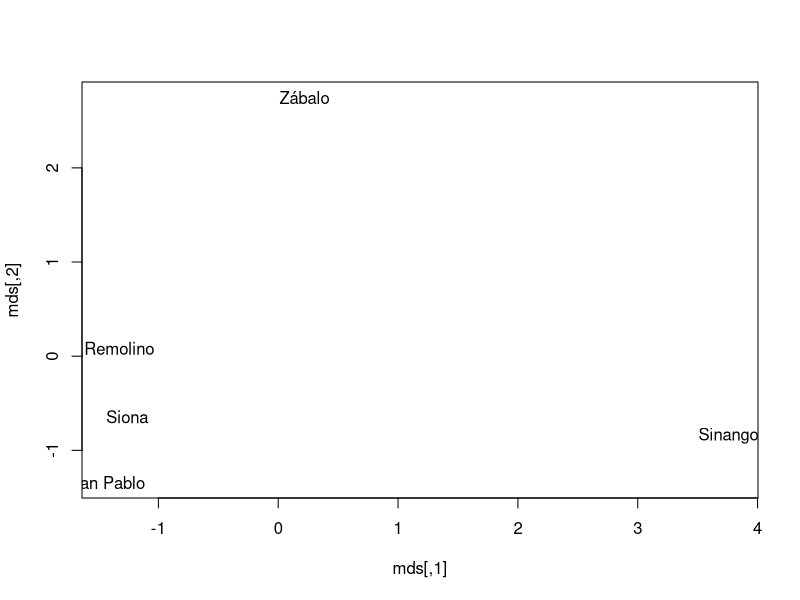
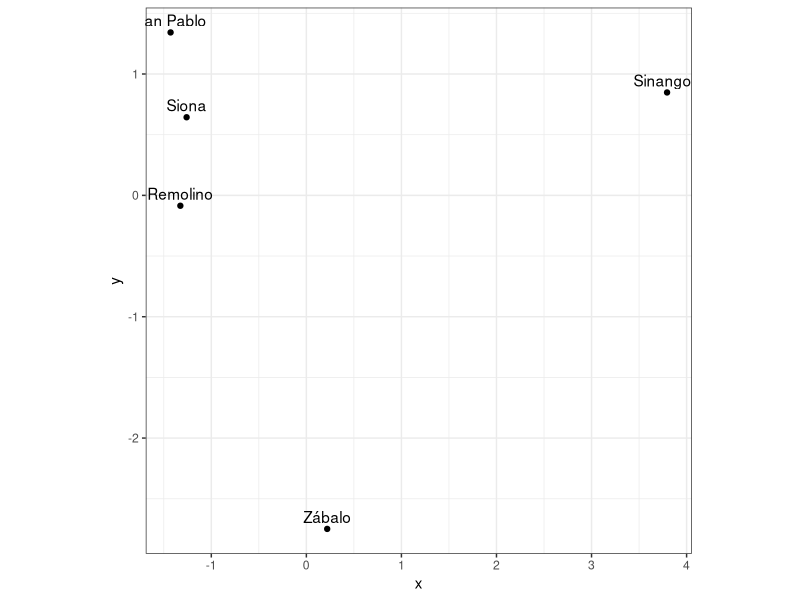
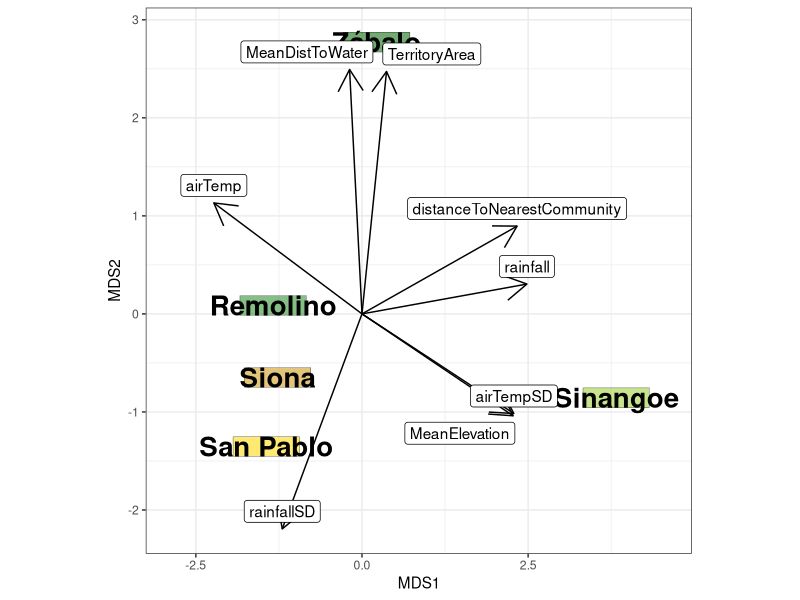
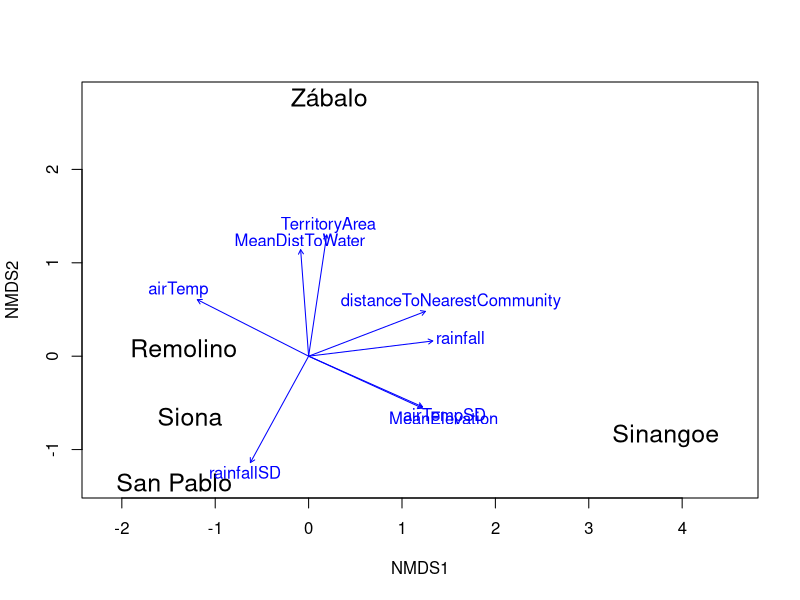
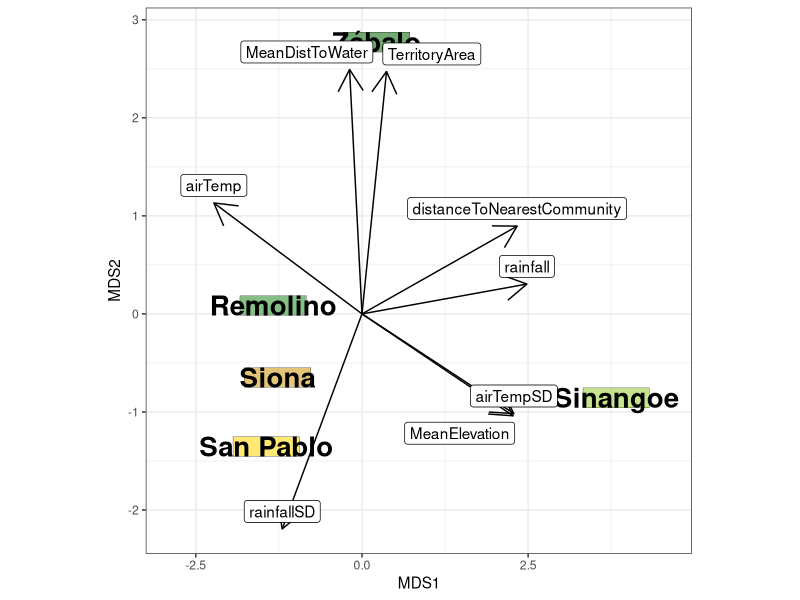

Write R code to recreate these figures, in order. (Note: this script raises an error after producing the figures.)
# Goal: do the multidimensional scaling

setwd("~/amazon/Global/Data")

# source of elevation data: https://www.sciencebase.gov/catalog/item/5920dd83e4b0ac16dbdf3a4d
# source for rainfall, temperature, humidity, root moisture: https://disc.gsfc.nasa.gov/datasets/GLDAS_NOAH025_M_2.1/summary

################################################################################
################################################################################
################################################################################

# load in necessary packages
require(dplyr)
require(vegan)
require(ggplot2)
require(ggrepel)
library(knitr)
library(kableExtra)

# load in necessary data
communityCovariates <- read.csv("CommunityLevelCovariates.csv")
rownames(communityCovariates) <- gsub("Zabalo", "Zábalo", communityCovariates$Community)
communityCovariates$Community <- NULL



################################################################################
################################################################################
######################### MULTIDIMENSIONAL SCALING #############################
################################################################################
################################################################################

# Columns to exclude
keepColumns <- c(
    "TerritoryArea", "distanceToNearestCommunity",
    "airTemp", "airTempSD", "rainfall", "rainfallSD", "MeanElevation", "MeanDistToWater"
)
excludeColumns <- c(
    "X", "Y", "OperatingDays", "MeanTemperature", "MeanDistToWater",
    "DaysHuntingPerMonthDry", "DaysHuntingPerMonthWet", "DaysFishingPerMonthWet",
    "DaysFishingPerMonthDry", "PercentPopWhoHunt", "PercentPopWhoFish", 
    "humiditySD", "airTempSD", "rainfallSD", "rootMoistureSD",
    # new removals
    "humidity", "rootMoisture", "shannonIndex", "simpsonIndex", "nSpecies", "nIndiv"
)
communityCovariatesRemoved <- communityCovariates[, (names(communityCovariates) %in% keepColumns)]
communityCovariatesRemoved <- scale(communityCovariatesRemoved)

# Calculate the distance matrix
distance_matrix <- dist(communityCovariatesRemoved)

# Perform MDS analysis
mds <- cmdscale(distance_matrix)
plot(mds, type = "n")
text(mds, labels = rownames(communityCovariates))

# data frame for ggplot
x <- as.data.frame(mds)$V1
y <- -as.data.frame(mds)$V2 # reflect so North is at the top
mds_df <- data.frame(x = x, y = y, label = rownames(mds))

# plot using ggplot
colors <- c(
    "Zábalo" = "darkgreen", "Remolino" = "forestgreen",
    "Sinangoe" = "yellowgreen", "San Pablo" = "gold1", "Siona" = "darkgoldenrod3"
)
ggplot(mds_df, aes(x = x, y = y, label = label)) +
    geom_point() +
    geom_text(aes(label = label), vjust = -0.5) + # add labels
    theme_bw() +
    theme(aspect.ratio = 1) 




# this is how I found a way to add the arrows to the plot
####### the 'vegan' way based on https://andrewirwin.github.io/data-viz-notes/lessons/122-mds.html
NMDS <- metaMDS(distance_matrix, trymax = 50)

# add arrows showing the direction of the covariates
ef <- envfit(NMDS, as.data.frame(communityCovariatesRemoved), na.rm = TRUE)
ef
labelFactor <- 2.5
arrows1 <- ef$vectors$arrows |> as_tibble(rownames = "community")
as_tibble(NMDS$points, rownames = "community") |>
    ggplot(aes(x = MDS1, y = MDS2, label = community)) +
    #geom_point()
    xlim(min(NMDS$points[, 1]) * 2, max(NMDS$points[, 1]) * 1.2) +
    geom_tile(
        aes(fill = community, color = "black", alpha = 0.2),
        width = 1,
        height = 0.2,
        col = "black"
    ) +
    scale_fill_manual(values = colors) +
    geom_text(aes(fontface = "bold"), size = 7) +
    geom_segment(data = arrows1, aes(x = labelFactor * NMDS1, y = labelFactor * NMDS2, xend = 0, yend = 0), arrow = arrow(ends = "first")) +
    geom_label_repel(data = arrows1, aes(x = labelFactor * NMDS1, y = labelFactor * NMDS2), nudge_y = .1, segment.colour = NA) +
    theme_bw() +
    theme(aspect.ratio = 1,
        legend.position = "none")
ggsave(
    filename = paste0("../Figures/MultispeciesModeling/multiDimensionalScaling.png"),
    width = 12, height = 12
)

# base plot for comparison
plot(NMDS, type = "text", cex = 1.5)
plot(ef)

# make a table of the envfit results
ef_df <- as.data.frame(ef$vectors$arrows) %>%
    mutate(
        r2 = ef$vectors$r,
        pval = ef$vectors$pvals,
        Variable = rownames(ef$vectors$arrows)
    ) %>%
    select(NMDS1, NMDS2, r2, pval) %>%
    mutate(
        sig = case_when(
            pval <= 0.001 ~ "***",
            pval <= 0.01 ~ "**",
            pval <= 0.05 ~ "*",
            #pval <= 0.1 ~ ".",
            TRUE ~ ""
        ),
        pval_fmt = sprintf("%.3f%s", pval, sig),
        r2_fmt = sprintf("%.3f", r2)
    ) %>%
    select(NMDS1, NMDS2, r2_fmt, pval_fmt)

# make the table
kbl(
    ef_df,
    col.names = c("NMDS1", "NMDS2", expression(r^2), "p-value"),
    escape = FALSE,
    format = "html"
) %>%
    kable_classic(full_width = TRUE, html_font = "Times New Roman") %>%
    column_spec(1, bold = TRUE) %>%
    row_spec(0, bold = TRUE) %>%   # bolds the header row
    save_kable(
        "../Figures/MultispeciesModeling/NMDS_envfit_table.png",
        zoom = 1.5
    )
